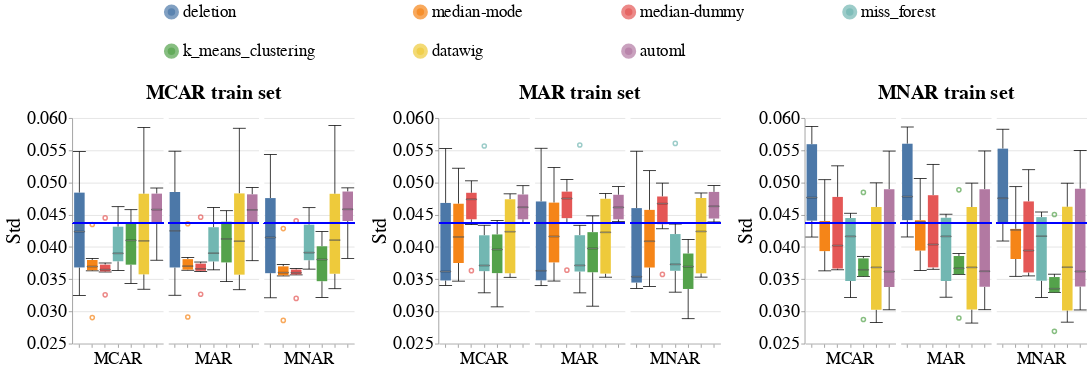

The code cell stored with this chart in its notebook:
### Code cell
create_box_plots_for_diff_imputers_v2(dataset_name=DATASET_NAME,
                                      model_name='lgbm_clf',
                                      metric_name='std',
                                      db_client=db_client)
